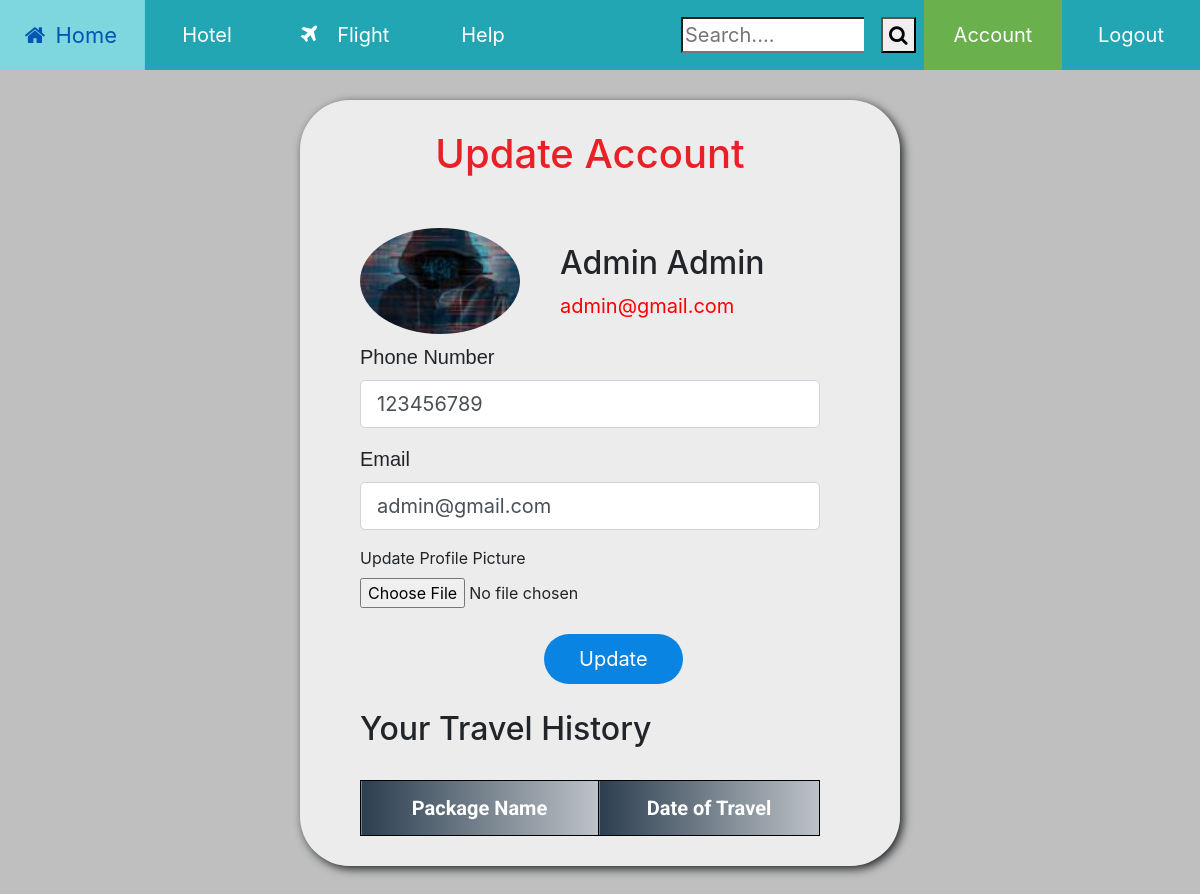
Page /account (signed in) on the committed database.
### connector/models.py (models this page shows, shortened)
class User(db.Model, UserMixin):
    id = db.Column(db.Integer, primary_key=True)
    firstname = db.Column(db.String(30), nullable=False)
    lastname = db.Column(db.String(30), nullable=False)
    username = db.Column(db.String(20), unique=True, nullable=False)
    phnumber = db.Column(db.Integer(), unique=True, nullable=False)
    email = db.Column(db.String(120), unique=True, nullable=False)
    image_file = db.Column(db.String(20), nullable=False, default='default.jpg')
    password = db.Column(db.String(60), nullable=False)
    traveler_details = db.relationship('TravellerDetails', backref='traveller', lazy=True)
    reviews = db.relationship('Reviews', backref='reviewer', lazy=True)

### connector/routes.py (the view)
@app.route("/account",methods=['GET','POST'])
@login_required
def account():
    form=UpdateAccountForm()
    if form.validate_on_submit():
        if form.picture.data:
            picture_file = save_profile_picture(form.picture.data)
            current_user.image_file = picture_file
        current_user.phnumber = form.phnumber.data
        current_user.email = form.email.data
        db.session.commit()
        flash(" Your Account has been updated successfully","success")
        return redirect(url_for('account'))
    elif request.method == 'GET':
        form.phnumber.data = current_user.phnumber
        form.email.data = current_user.email
    image_file= url_for('static', filename='profile_pics/' + current_user.image_file)
    past_history = TravellerDetails.query.filter_by(user_id=current_user.id).all()
    return render_template('account.html',title='Account', image_file=image_file, form=form, past_history=past_history)

### connector/forms.py (shortened to what this page needs)
class UpdateAccountForm(FlaskForm):
    phnumber = IntegerField('Phone Number',validators=[DataRequired(message='Field is required and should consist digits only.')])
    email=StringField('Email',validators=[DataRequired(),Email()])
    picture = FileField('Update Profile Picture', validators=[FileAllowed(['jpg', 'png', 'jpeg'])])
    submit=SubmitField('Update')

### connector/models.py (called while the page is built)
@login_manager.user_loader
def load_user(user_id):
    return User.query.get(int(user_id))

### connector/templates/account.html (shortened to what this page needs)
<!DOCTYPE html>
<html>
    <head>
        <link rel="stylesheet" href="https://maxcdn.bootstrapcdn.com/bootstrap/4.0.0/css/bootstrap.min.css">
        <link rel="stylesheet" href="https://cdnjs.cloudflare.com/ajax/libs/font-awesome/4.7.0/css/font-awesome.min.css">
        <link rel="stylesheet" href="https://cdnjs.cloudflare.com/ajax/libs/font-awesome/4.7.0/css/font-awesome.min.css">
        <link rel="stylesheet" href="{{ url_for('static', filename = 'account_style.css') }}">
    </head>
    <body>
        <div class='nav'>
            <ul>
                <li class="trans"><a href="{{ url_for('home') }}"><i class="fa fa-fw fa-home"></i> Home</a></li>
                <li class="trans"><a href="#">Hotel</a></li>
                <li class="trans"><a href="#"><i class="fa fa-plane" style="font-size:21px; margin-right:20px;"></i>Flight</a></li>
                <li class="trans"><a href="#">Help</a></li>
                <div class="left">
                    <li >
                    <form>
                            <div class="search searchbox">
                                <input type="search" name="search" id="ser" placeholder="Search....">
                            </div>
                            <div class="search searchbtn">
                                <button type="submit"><i class="fa fa-search"></i></button>
                            </div>
                        </form>
                    </li>
                    <li class="trans account "><a href="{{ url_for('account') }}" class="active">Account</a></li>
                    <li class="trans"><a href="{{ url_for('logout') }}">Logout</a></li>
                </div>
            </ul>
        </div>
            <div class="box">
                <h1 style="text-align:center; color:#EA2027; font-size:40px">Update Account</h1>
                <div class="content-section">
                    <div class="media'">
                        <img class="rounded-circle account-img" src="{{ image_file }} ">
                        <div class="media-body">
                            <div class="name-email">
                            <h2 class="account-heading "> {{ current_user.firstname + "  " + current_user.lastname }}</h2>
                            <p>{{ current_user.email }}</p>
                            </div>
                        </div>
                    </div>
                <form method="POST" action="" enctype="multipart/form-data">
                      <div class="form-group">
                        {{ form.phnumber.label(class="form-control-label text") }}
                        {% if form.phnumber.errors %}
                            {{ form.phnumber(class="form-control form-control-lg is-invalid") }}
                            <div class="invalid-feedback">
                                {% for error in form.phnumber.errors %}
                                    <span>{{ error }}</span>
                                {% endfor %}
                            </div>
                        {% else %}
                            {{ form.phnumber(class="form-control form-control-lg") }}
                        {% endif %}
                   </div>
                    <div class="form-group">
                        {{ form.email.label(class="form-control-label text") }}
                        {% if form.email.errors %}
                            {{ form.email(class="form-control form-control-lg is-invalid") }}
                            <div class="invalid-feedback">
                                {% for error in form.email.errors %}
                                    <span>{{ error }}</span>
                                {% endfor %}
                            </div>
                        {% else %}
                            {{ form.email(class="form-control form-control-lg") }}
                        {% endif %}
                   </div>
                   <div class="form-group">
                    {{ form.picture.label() }}
                    {{ form.picture(class="form-control-file") }}
                   </div>
                    <div class="form-group">
                        {{ form.submit(class="btn") }}
                    </div>
                    </form>
            </div>
                <h2>Your Travel History</h2><br>
                <table>
                    <tr>
                        <th>Package Name</th>
                        <th>Date of Travel</th>
                    </tr>
                </table>
        </div>
    </body>
</html>

### connector/static/account_style.css (style rules this page uses)
input[type="submit"] { font-size: 20px; background-color:#0984e3; padding:10px 35px; color:white; border:none; margin: 10px 40%; cursor:pointer; border-radius: 50px; }
.box { border-radius: 50px; background: rgba(255, 255, 255, 0.7); padding: 30px 60px; width:600px; margin:100px auto; padding-right: 80px; box-shadow:3px 3px 10px; }
body { background:linear-gradient(rgba(0,0,0,0.25),rgba(0,0,0,0.25)), url('images/travel3.jpg'); background-repeat:none; background-attachment:fixed; background-size:cover; }
.text { font-size:20px; font-family:Helvetica; }
img { width:160px; }
.name-email { transform:translate(200px,-90px); margin-bottom: -85px; }
.content-section { margin-top: 50px; }
p { color:red; font-size: 20px; }
.nav { display:inline-flex; justify-content: space-between; background-color:#22a6b3; width:100%; z-index: 1; position: fixed; top:0px; overflow: hidden; }
.left { float:right; }
ul { width:100%; list-style-type:none; padding:0; margin:0; overflow:hidden; }
li { float:left; *margin:10px; transition:0.2s ease-in; }
li a { overflow: hidden; text-decoration:none; display:block; width:11.5vw; background-color:#22a6b3; text-align:center; color:white; padding:20px; font-size:20px; box-sizing:border-box; }
li a.active { background-color:#6ab04c; }
a:link { text-decoration: none; margin:0; }
.searchbox { text-decoration:none; width:200px; background-color:#22a6b3; padding:17px; font-size:20px; box-sizing:border-box; }
.searchbtn { text-decoration:none; width:60px; background-color:#22a6b3; padding:17px; font-size:20px; box-sizing:border-box; }
.search { float: left; }
table { font-family: 'Roboto', sans-serif; font-size: 20px; border-collapse: collapse; width: 100%; text-align: center; }
td, th { border: 1px solid black; padding: 8px; }
tr:nth-child(odd) { background-color: white; }
th { padding-top: 12px; padding-bottom: 12px; text-align: center; background: #bdc3c7; background: -webkit-linear-gradient(to right, #2c3e50, #bdc3c7); background: linear-gradient(to right, #2c3e50, #bdc3c7); ; color: white; }

### rows in the picture
User: firstname+lastname "Admin Admin", email "admin@gmail.com", phnumber "123456789"
